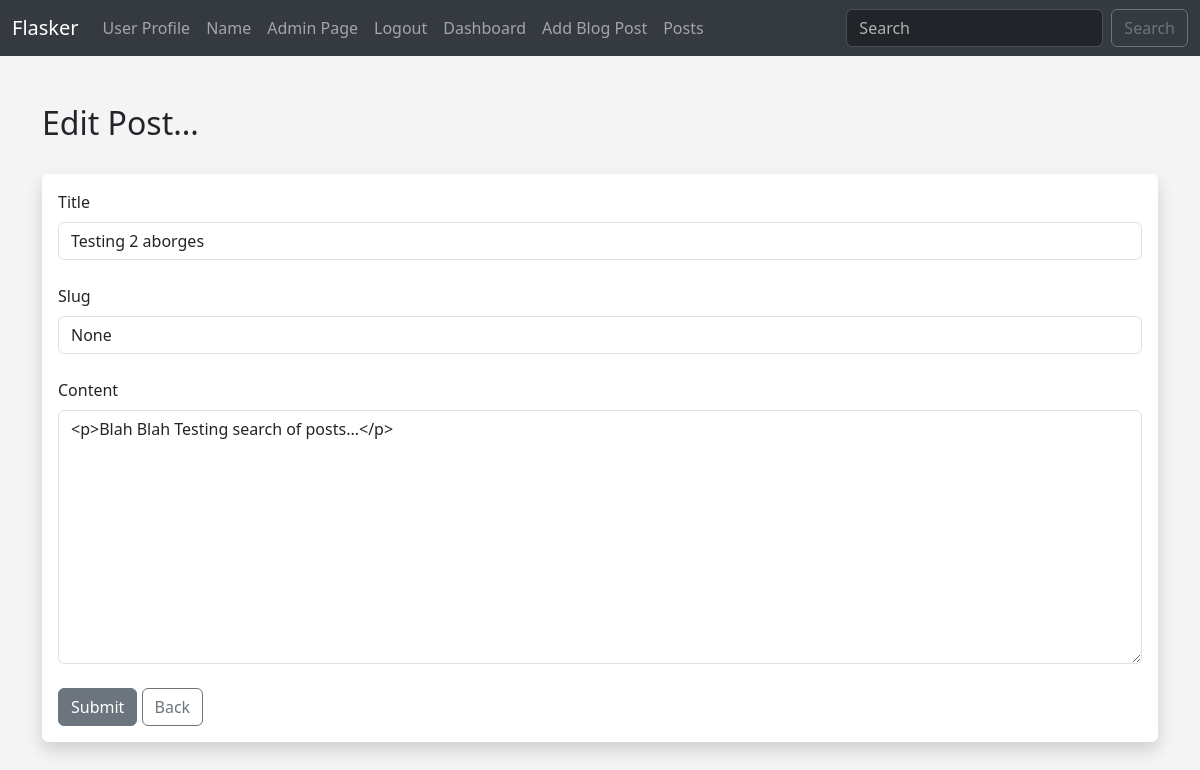
Page /posts/edit/2 (signed in) on the committed database.
### app.py (models this page shows)
class Posts(db.Model):
    id = db.Column(db.Integer, primary_key=True)
    title = db.Column(db.String(255))
    content = db.Column(db.Text)
    date_posted = db.Column(db.DateTime, default=datetime.utcnow)
    slug = db.Column(db.String(255))
    poster_id = db.Column(db.Integer(), db.ForeignKey('users.id'))

### app.py (the view, shortened to what this page needs)
@app.route('/posts/edit/<int:id>',methods=['GET', 'POST'])
@login_required
def edit_post(id):
    post = Posts.query.get_or_404(id)
    form = PostForm()
    if current_user.id == post.poster_id:
        form.title.data = post.title
        form.slug.data = post.slug
        form.content.data = post.content
        return render_template('edit_post.html', form=form)
    else:
        flash("You Aren't Authorized To Edit This Post!")
        posts = Posts.query.order_by(Posts.date_posted)
        return render_template("posts.html", posts=posts)

### webforms.py
class PostForm(FlaskForm):
    title = StringField("Title", validators=[DataRequired()])
    content = CKEditorField('Content', validators=[DataRequired()])
    slug = StringField("Slug", validators=[DataRequired()])
    submit = SubmitField("Submit")

class SearchForm(FlaskForm):
    searched = StringField("Searched", validators=[DataRequired()])
    submit = SubmitField()

### app.py (called while the page is built)
@login_manager.user_loader
def load_user(user_id):
    return Users.query.get(int(user_id))

@app.context_processor
def base():
    form = SearchForm()
    return dict(form=form)

### templates/edit_post.html (shortened to what this page needs)
{% extends 'base.html' %}
{% block content %}
<br/>
<h2>Edit Post...</h2>
<br/>
<div class="shadow p-3 mb-5 bg-body rounded">
	<form method="POST">
		{{ form.title.label(class="form-label") }}
		{{ form.title(class="form-control") }}
		<br/>
		{{ form.slug.label(class="form-label") }}
		{{ form.slug(class="form-control") }}
		<br/>
		{{ form.content.label(class="form-label") }}
		{{ form.content(class="form-control", rows="10") }}
		<br/>
		{{ form.submit(class="btn btn-secondary") }}
		<a href="{{ url_for('posts') }}" class="btn btn-outline-secondary">Back</a>
	</form>
</div>
{% endblock %}

### static/css/style.css (style rules this page uses)
body { background: #f4f4f4; }

### rows in the picture
Posts: title "Testing 2 aborges", slug "None", content "<p>Blah Blah Testing search of posts...</p>"
